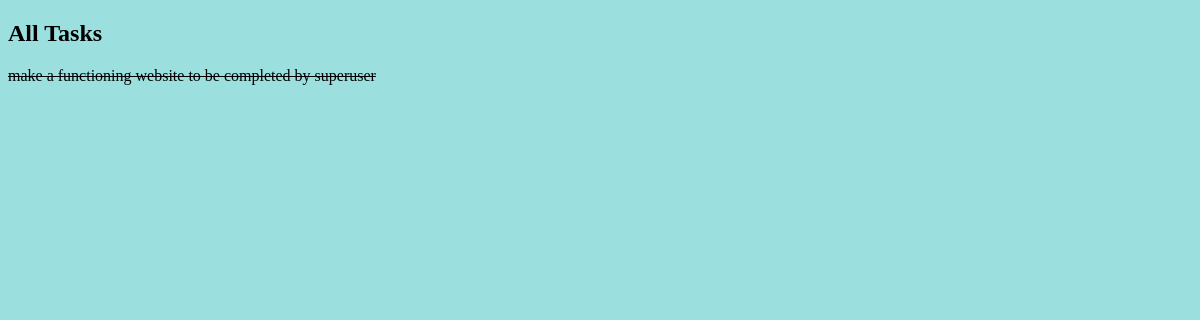
/ (signed in), run on an earlier commit of the app's database.
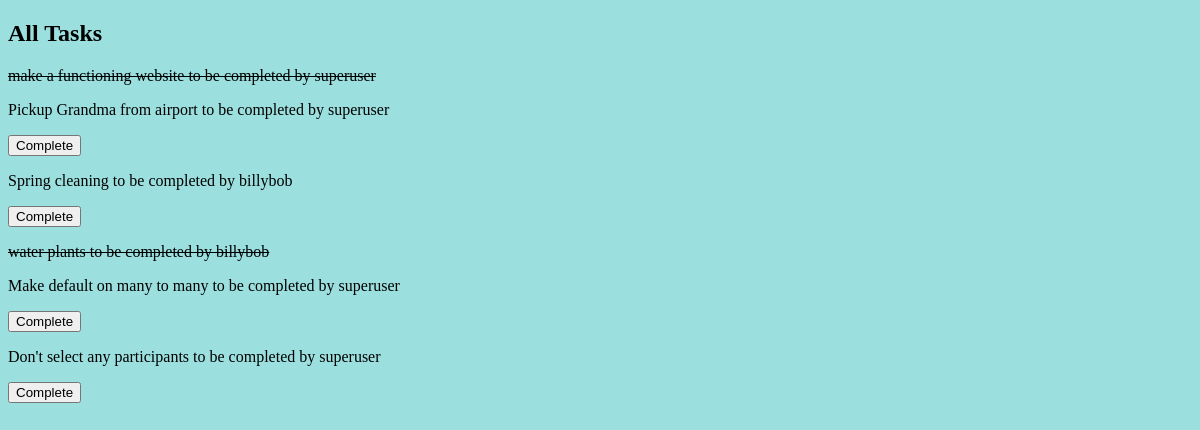
And on a later commit of the database.
### todo/models.py (models this page shows, shortened)
class Task(models.Model):
    LOW = '1'
    MEDIUM = '2'
    HIGH = '3'
    IMPORTANCE_CHOICES = [
        (LOW, 'Low'),
        (MEDIUM, 'Medium'),
        (HIGH, 'High')
    ]
    title = models.CharField(max_length=50)
    details = models.TextField(max_length=500, null=True, blank=True)
    address = models.CharField(max_length=200, null=True, blank=True)
    owner = models.ForeignKey(
        User, on_delete=models.CASCADE, related_name='tasks')
    participants = models.ManyToManyField(User, related_name='completed_tasks', blank=True)
    importance = models.CharField(
        max_length=1, choices=IMPORTANCE_CHOICES, null=True, blank=True)
    def __str__(self):
        return f'{self.title} to be completed by {self.owner}'

class User(AbstractUser):
    bio = models.TextField(max_length=500, blank=True, null=True)
    location = models.CharField(max_length=30, blank=True, null=True)
    birth_date = models.DateField(blank=True, null=True)

### todo/views.py (the view)
# urls.py: path('', views.index, name='home'),
def index(request):
    tasks = Task.objects.all()
    completed_tasks = [completion.task for completion in Completion.objects.filter(completed_by=request.user)]
    context = {
        'tasks': tasks,
        'completed_tasks': completed_tasks,
    }
    return render(request, 'todo/index.html', context)

### templates/todo/index.html
{% extends 'base.html' %}
{% block content %}
<h2>All Tasks</h2>
{% for task in tasks %}
<div data-task-pk="{{task.pk}}">
  {% if task in completed_tasks %}
  <p><strike>{{ task }}</strike></p>
  {% else %}
  <p>{{ task }}</p>
  <button data-task-pk="{{task.pk}}" class="complete-button">Complete</button>
  {% endif %}
</div>
{% endfor %}
{% endblock %}

### templates/base.html (shortened to what this page needs)
{% load static %}
<!DOCTYPE html>
<html lang="en">
  <head>
    <link rel="stylesheet" href="{% static 'style.css' %}" />
  </head>
  <body>
    {% block content %}{% endblock %}
  </body>
</html>

### todo/static/style.css (style rules this page uses)
body { background-color: rgb(156, 223, 223); }

What changed in the data, as far as the page shows it:
added Task: title+owner "Pickup Grandma from airport to be completed by superuser"
added Task: title+owner "Spring cleaning to be completed by billybob"
added Task: title+owner "water plants to be completed by billybob"
added Task: title+owner "Make default on many to many to be completed by superuser"
added Task: title+owner "Don't select any participants to be completed by superuser"
